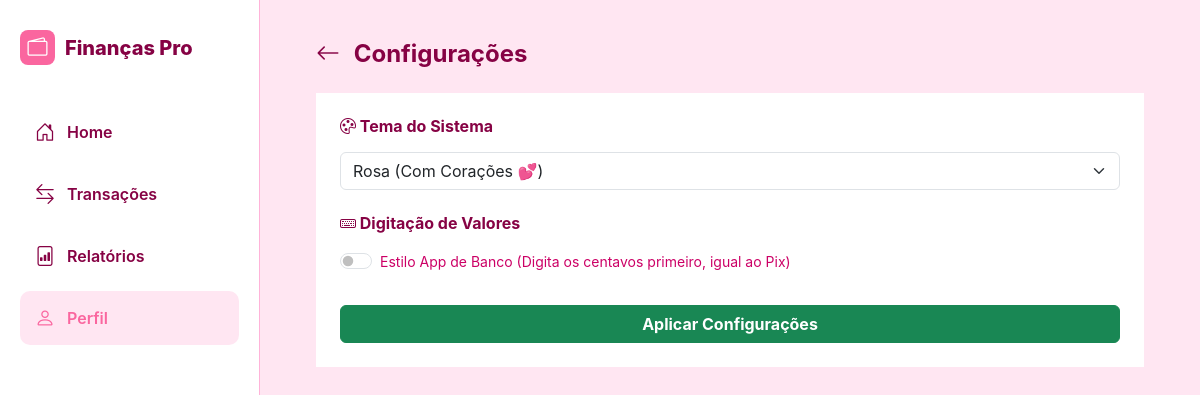
The app's page /configuracoes (signed in), older data.
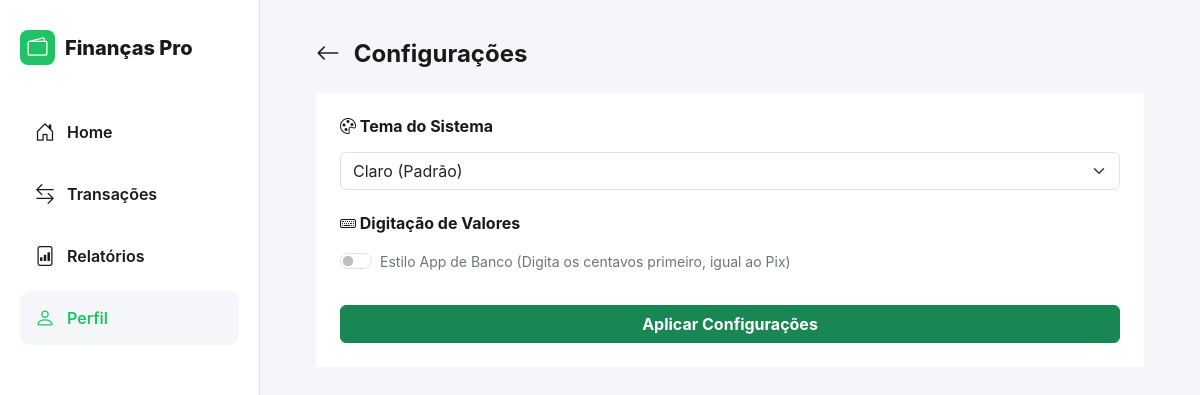
The same page, newer data.
### tables this page shows
CREATE TABLE usuario (
                    id INTEGER PRIMARY KEY AUTOINCREMENT,
                    nome TEXT NOT NULL,
                    email TEXT UNIQUE NOT NULL,
                    senha_hash TEXT NOT NULL,
                    data_cadastro DATE DEFAULT CURRENT_DATE
                , telefone TEXT DEFAULT '', tema TEXT DEFAULT 'light', input_pix BOOLEAN DEFAULT 0, tentativas_login INTEGER DEFAULT 0, bloqueado_ate TEXT, codigo_recuperacao TEXT, data_exclusao TEXT);

### app.py (the view)
@app.route('/configuracoes', methods=['GET', 'POST'])
@login_required
def configuracoes():
    uid = session['usuario_id']
    if request.method == 'POST':
        tema = request.form.get('tema')
        input_pix = 1 if request.form.get('input_pix') == 'on' else 0
        usuario_repo.atualizar_configuracoes(uid, tema, input_pix)
        flash('Configurações aplicadas!', 'success')
        return redirect(url_for('perfil'))
    return render_template('configuracoes.html')

### app.py (called while the page is built)
def login_required(f):
    @wraps(f)
    def decorated_function(*args, **kwargs):
        if 'usuario_id' not in session:
            return redirect(url_for('login'))
        return f(*args, **kwargs)
    return decorated_function

@app.context_processor
def inject_globals():
    if 'usuario_id' in session:
        uid = session['usuario_id']
        usr = usuario_repo.buscar_por_id(uid)
        hoje = datetime.now().strftime('%Y-%m-%d')
        cats_ganho = transacao_repo.buscar_categorias_unicas(uid, 'ganho')
        cats_gasto = transacao_repo.buscar_categorias_unicas(uid, 'gasto')
        return dict(usuario_global=usr, hoje_data=hoje, cats_ganho=cats_ganho, cats_gasto=cats_gasto)
    return dict()

### database.py (called while the page is built)
    def get_connection(self):
        conn = sqlite3.connect(self.db_name)
        conn.row_factory = sqlite3.Row
        return conn

### repositories.py (called while the page is built)
    def buscar_categorias_unicas(self, usuario_id, tipo):
        with self.db.get_connection() as conn:
            rows = conn.execute("SELECT DISTINCT categoria FROM transacoes WHERE usuario_id = ? AND tipo = ? ORDER BY categoria", (usuario_id, tipo)).fetchall()
            return [r['categoria'] for r in rows]

### templates/configuracoes.html (shortened to what this page needs)
{% extends 'base.html' %}
{% block content %}
<div class="px-3">
    <h4 class="fw-bold mb-4"><a href="/perfil" class="text-decoration-none text-dark"><i class="bi bi-arrow-left me-2"></i></a> Configurações</h4>
    <form action="/configuracoes" method="POST" class="dashboard-card p-4">
        <h6 class="fw-bold mb-3"><i class="bi bi-palette"></i> Tema do Sistema</h6>
        <select name="tema" class="form-select mb-4">
            <option value="light" {% if usuario_global.tema == 'light' %}selected{% endif %}>Claro (Padrão)</option>
            <option value="pink" {% if usuario_global.tema == 'pink' %}selected{% endif %}>Rosa (Com Corações 💕)</option>
        </select>
        <h6 class="fw-bold mb-3"><i class="bi bi-keyboard"></i> Digitação de Valores</h6>
        <div class="form-check form-switch mb-4">
            <input class="form-check-input" type="checkbox" role="switch" id="pixSwitch" name="input_pix" {% if usuario_global.input_pix %}checked{% endif %}>
            <label class="form-check-label text-muted small" for="pixSwitch">Estilo App de Banco (Digita os centavos primeiro, igual ao Pix)</label>
        </div>
        <button type="submit" class="btn btn-success w-100 fw-bold mt-2">Aplicar Configurações</button>
    </form>
</div>
{% endblock %}

Row changes from the older to the newer data that the page shows:
changed usuario: tema "Rosa (Com Corações 💕)" → "Claro (Padrão)"
